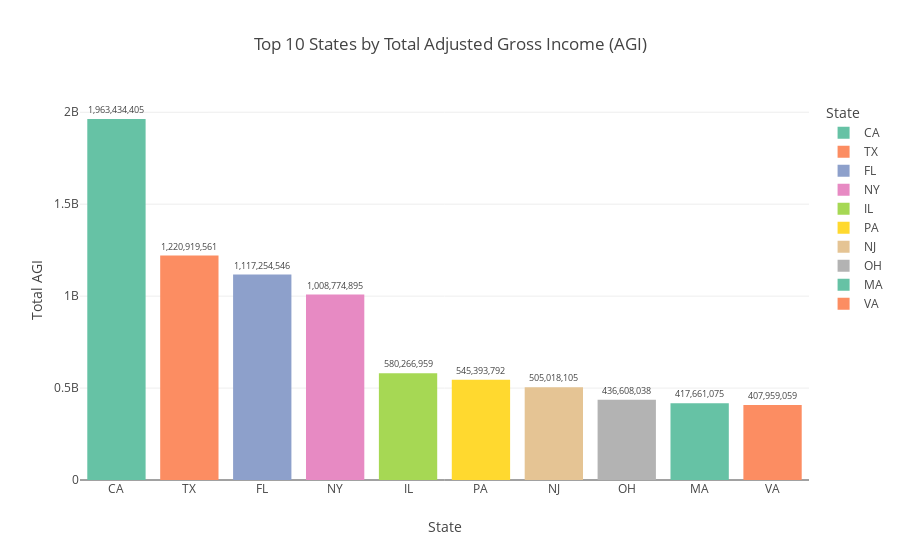

The code cell stored with this chart in its notebook:
### Markdown cell above
### Plot top 10 states by total income

### Code cell
import plotly.express as px

# Prepare top 10 states by Total AGI
top_states = df_clean.groupby('STATE')['Total_AGI'].sum().sort_values(ascending=False).head(10).reset_index()

# Create interactive bar chart
fig = px.bar(
    top_states,
    x='STATE',
    y='Total_AGI',
    text='Total_AGI',
    color='STATE',  # Discrete colors
    color_discrete_sequence=px.colors.qualitative.Set2,  # Choose any from Plotly's qualitative palettes
    title='Top 10 States by Total Adjusted Gross Income (AGI)',
    labels={'Total_AGI': 'Total Income', 'STATE': 'State'},
)

# Format text on bars
fig.update_traces(texttemplate='%{text:,.0f}', textposition='outside')

# Improve layout
fig.update_layout(
    xaxis_title='State',
    yaxis_title='Total AGI',
    uniformtext_minsize=8,
    uniformtext_mode='hide',
    plot_bgcolor='white',
)

fig.show()

### Figure 1 — Plotly figure (JSON) as saved in the notebook; plotly's stock layout.template omitted (floating-point values rounded to 4 significant figures)
{"data": [{"hovertemplate": "State=%{x}<br>Total Income=%{text}<extra></extra>", "legendgroup": "CA", "marker": {"color": "rgb(102,194,165)", "pattern": {"shape": ""}}, "name": "CA", "orientation": "v", "showlegend": true, "text": [1963000000.0], "textposition": "outside", "texttemplate": "%{text:,.0f}", "type": "bar", "x": ["CA"], "xaxis": "x", "y": [1963000000.0], "yaxis": "y"}, {"hovertemplate": "State=%{x}<br>Total Income=%{text}<extra></extra>", "legendgroup": "TX", "marker": {"color": "rgb(252,141,98)", "pattern": {"shape": ""}}, "name": "TX", "orientation": "v", "showlegend": true, "text": [1221000000.0], "textposition": "outside", "texttemplate": "%{text:,.0f}", "type": "bar", "x": ["TX"], "xaxis": "x", "y": [1221000000.0], "yaxis": "y"}, {"hovertemplate": "State=%{x}<br>Total Income=%{text}<extra></extra>", "legendgroup": "FL", "marker": {"color": "rgb(141,160,203)", "pattern": {"shape": ""}}, "name": "FL", "orientation": "v", "showlegend": true, "text": [1117000000.0], "textposition": "outside", "texttemplate": "%{text:,.0f}", "type": "bar", "x": ["FL"], "xaxis": "x", "y": [1117000000.0], "yaxis": "y"}, {"hovertemplate": "State=%{x}<br>Total Income=%{text}<extra></extra>", "legendgroup": "NY", "marker": {"color": "rgb(231,138,195)", "pattern": {"shape": ""}}, "name": "NY", "orientation": "v", "showlegend": true, "text": [1009000000.0], "textposition": "outside", "texttemplate": "%{text:,.0f}", "type": "bar", "x": ["NY"], "xaxis": "x", "y": [1009000000.0], "yaxis": "y"}, {"hovertemplate": "State=%{x}<br>Total Income=%{text}<extra></extra>", "legendgroup": "IL", "marker": {"color": "rgb(166,216,84)", "pattern": {"shape": ""}}, "name": "IL", "orientation": "v", "showlegend": true, "text": [580300000.0], "textposition": "outside", "texttemplate": "%{text:,.0f}", "type": "bar", "x": ["IL"], "xaxis": "x", "y": [580300000.0], "yaxis": "y"}, {"hovertemplate": "State=%{x}<br>Total Income=%{text}<extra></extra>", "legendgroup": "PA", "marker": {"color": "rgb(255,217,47)", "pattern": {"shape": ""}}, "name": "PA", "orientation": "v", "showlegend": true, "text": [545400000.0], "textposition": "outside", "texttemplate": "%{text:,.0f}", "type": "bar", "x": ["PA"], "xaxis": "x", "y": [545400000.0], "yaxis": "y"}, {"hovertemplate": "State=%{x}<br>Total Income=%{text}<extra></extra>", "legendgroup": "NJ", "marker": {"color": "rgb(229,196,148)", "pattern": {"shape": ""}}, "name": "NJ", "orientation": "v", "showlegend": true, "text": [505000000.0], "textposition": "outside", "texttemplate": "%{text:,.0f}", "type": "bar", "x": ["NJ"], "xaxis": "x", "y": [505000000.0], "yaxis": "y"}, {"hovertemplate": "State=%{x}<br>Total Income=%{text}<extra></extra>", "legendgroup": "OH", "marker": {"color": "rgb(179,179,179)", "pattern": {"shape": ""}}, "name": "OH", "orientation": "v", "showlegend": true, "text": [436600000.0], "textposition": "outside", "texttemplate": "%{text:,.0f}", "type": "bar", "x": ["OH"], "xaxis": "x", "y": [436600000.0], "yaxis": "y"}, {"hovertemplate": "State=%{x}<br>Total Income=%{text}<extra></extra>", "legendgroup": "MA", "marker": {"color": "rgb(102,194,165)", "pattern": {"shape": ""}}, "name": "MA", "orientation": "v", "showlegend": true, "text": [417700000.0], "textposition": "outside", "texttemplate": "%{text:,.0f}", "type": "bar", "x": ["MA"], "xaxis": "x", "y": [417700000.0], "yaxis": "y"}, {"hovertemplate": "State=%{x}<br>Total Income=%{text}<extra></extra>", "legendgroup": "VA", "marker": {"color": "rgb(252,141,98)", "pattern": {"shape": ""}}, "name": "VA", "orientation": "v", "showlegend": true, "text": [408000000.0], "textposition": "outside", "texttemplate": "%{text:,.0f}", "type": "bar", "x": ["VA"], "xaxis": "x", "y": [408000000.0], "yaxis": "y"}], "layout": {"barmode": "relative", "legend": {"title": {"text": "State"}, "tracegroupgap": 0}, "plot_bgcolor": "white", "title": {"text": "Top 10 States by Total Adjusted Gross Income (AGI)"}, "uniformtext": {"minsize": 8, "mode": "hide"}, "xaxis": {"anchor": "y", "categoryarray": ["CA", "TX", "FL", "NY", "IL", "PA", "NJ", "OH", "MA", "VA"], "categoryorder": "array", "domain": [0, 1], "title": {"text": "State"}}, "yaxis": {"anchor": "x", "domain": [0, 1], "title": {"text": "Total AGI"}}}}
